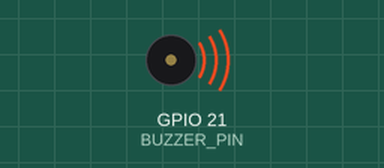
The program below on a simulated Raspberry Pi (BCM pin numbers). Parts: buzzer (waves = sounding, pin HIGH).

Above: at 0.85 s.
At 5.2 s:
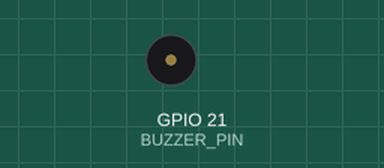
Timing chart, 0 to 10.3 s (numbered marks = the images above):
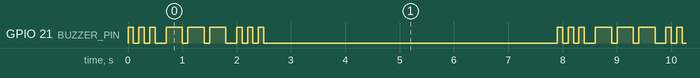

Measured:
- by itself, GPIO 21 (BUZZER_PIN): repeats every 7.9 s: 2 × (LOW 0.10 s, HIGH 0.10 s), LOW 0.20 s, 2 × (HIGH 0.30 s, LOW 0.10 s), HIGH 0.30 s, LOW 0.20 s, 2 × (HIGH 0.10 s, LOW 0.10 s), HIGH 0.10 s, LOW 5.4 s, HIGH 0.10 s
- by itself, everything shown: repeats every 7.9 s, in 18 steps

The program:

_07_Buzzer_SOS_Signal.py
```python
# Program to control the Buzzer with SOS signal
import RPi.GPIO as GPIO
import time

GPIO.setwarnings(False)

GPIO.setmode(GPIO.BCM)

BUZZER_PIN = 21

GPIO.setup(BUZZER_PIN, GPIO.OUT)

DOT_DURATION = 0.1
DASH_DURATION = DOT_DURATION * 3
SYMBOL_SPACE = DOT_DURATION
LETTER_SPACE = DOT_DURATION * 3
WORD_SPACE = DOT_DURATION * 7

def send_sos():
    sos = "... --- ..."
    for symbol in sos:
        if symbol == '.':
            GPIO.output(BUZZER_PIN, True)
            time.sleep(DOT_DURATION)
        elif symbol == '-':
            GPIO.output(BUZZER_PIN, True)
            time.sleep(DASH_DURATION)
        GPIO.output(BUZZER_PIN, False)
        time.sleep(SYMBOL_SPACE)
    time.sleep(LETTER_SPACE)

if __name__ == "__main__":
    try:
        while True:
            send_sos()
            time.sleep(5)
    except KeyboardInterrupt:
        print("Program interrupted")
    finally:
        GPIO.cleanup()
        print("GPIO cleaned up")
```
